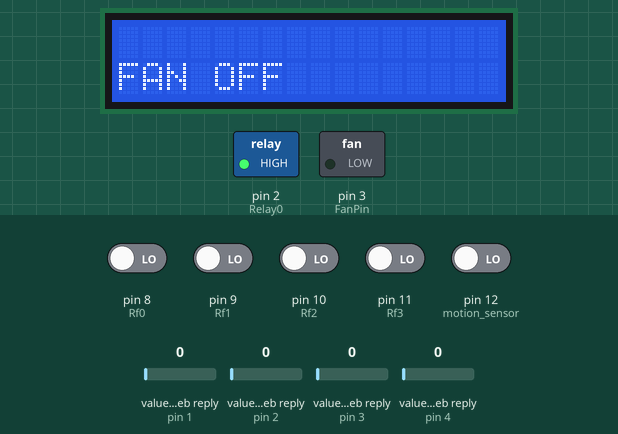
The sketch below on a simulated Arduino Mega 2560, built with avr-gcc and run on an emulated ATmega2560. On the bench: 16×2 character LCD, switched loads named in the sketch (green lamp = pin HIGH). The test bench sets the inputs (shaded band); at power-on: pin 8 (Rf0), pin 9 (Rf1), pin 10 (Rf2), pin 11 (Rf3), pin 12 (motion_sensor) LOW, value in the web reply (sensors on pin 1, pin 2, pin 3, pin 4) 0. Uploads are accepted with an empty reply; web services answer with replies made up by the test bench.

Above: at 8.3 s.
8.4 s: pin 9 (Rf1) driven HIGH
At 9.6 s:
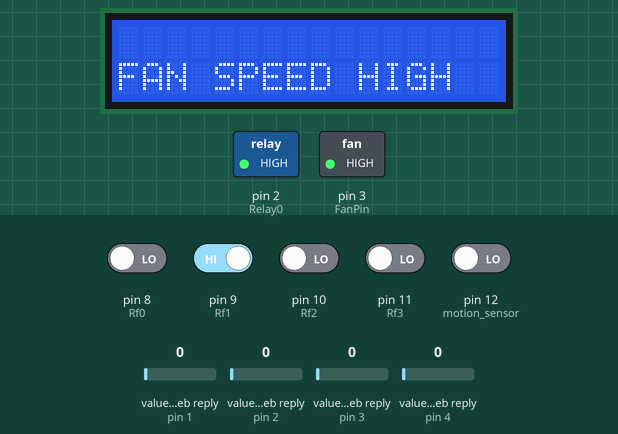
15.8 s: pin 8 (Rf0) driven HIGH
At 17.7 s:
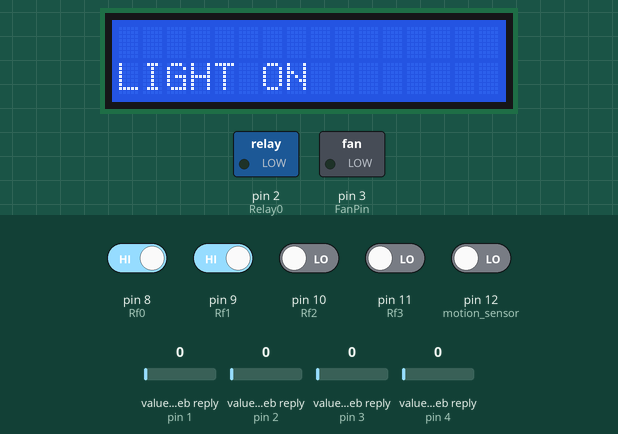
22.4 s: value in the web reply (sensor on pin 1) set to 3
At 26.93 s:
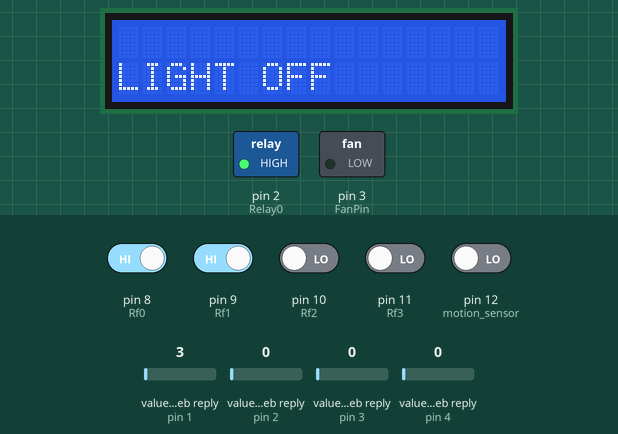
28.3 s: value in the web reply (sensor on pin 2) set to 2
At 32.55 s:
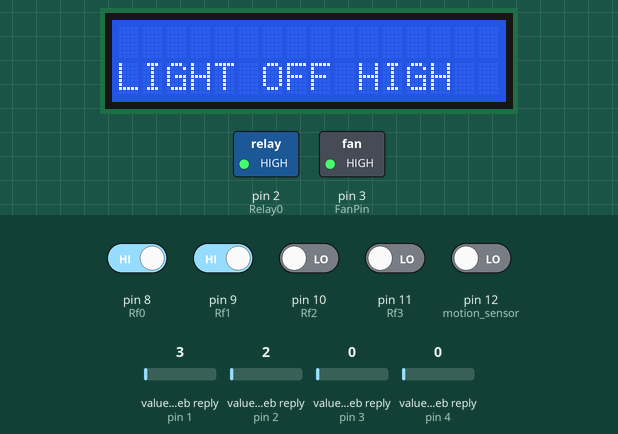
34.1 s: pin 10 (Rf2) driven HIGH
At 36.4 s:
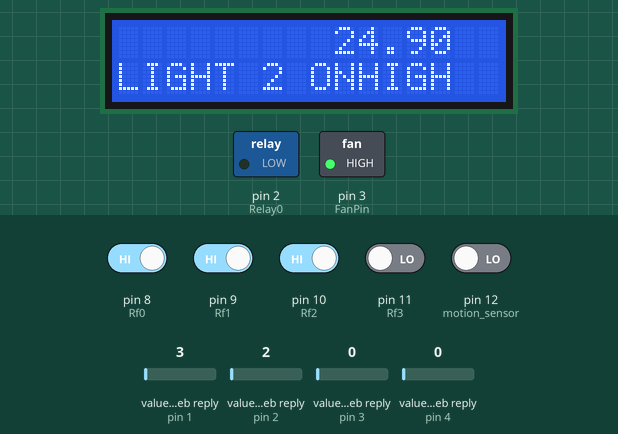
41.5 s: value in the web reply (sensor on pin 3) set to 2
At 46.4 s:
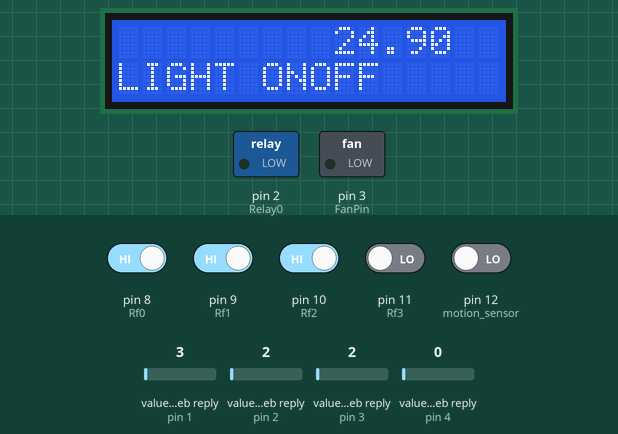
Timing chart, 0 to 49.0 s (numbered marks = the images above; inputs shaded):
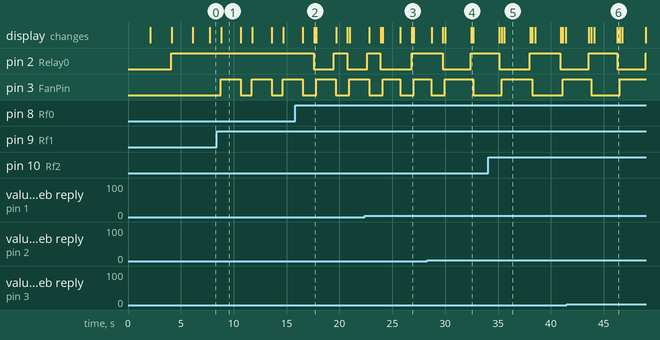

Measured:
- the behaviour switches between 1 and 2 on value in the web reply (sensor on pin 1) (found by bisection; images 2 and 3)
- after the input at 8.4 s, pin 3 (FanPin): alternates HIGH for 1.9 s and LOW for 1.1 s, starting after 0.39 s; the display: changes after 0.40 s (image 1)
- after the input at 15.8 s, pin 2 (Relay0): HIGH → LOW after 1.8 s, → HIGH 1.9 s later, → LOW 1.3 s later; the display: first differs from a run without the input after 1.8 s (image 2)
- after the input at 34.1 s, the display: first differs from a run without the input after 1.5 s (image 5)
- what the display in image 1 shows lasts 1.9 s, from 8.8 s to 10.7 s
- what the display in image 5 shows lasts 2.4 s, from 35.6 s to 38.0 s

The sketch:

Main.ino
```cpp
#include "WiFiEsp.h"
#include "secrets.h"
#include "ThingSpeak.h"
#include <Wire.h>
#include <LiquidCrystal_I2C.h>
#include <ArduinoHttpClient.h>

// Network credentials
char ssid[] = SECRET_SSID;
char pass[] = SECRET_PASS;

// ESP8266 communication
WiFiEspClient espClient;
HttpClient client = HttpClient(espClient, "192.168.x.x", 5000);  // Replace with Flask server IP and port

#ifndef HAVE_HWSERIAL1
#include "SoftwareSerial.h"
SoftwareSerial Serial1(6, 7);  // RX, TX for SoftwareSerial
#define ESP_BAUDRATE 19200
#else
#define ESP_BAUDRATE 115200
#endif

// ThingSpeak credentials
unsigned long counterChannelNumber = SECRET_CH_ID_COUNTER;
const char *myCounterReadAPIKey = SECRET_READ_APIKEY_COUNTER;
unsigned int counterFieldNumber1 = 1;
unsigned int counterFieldNumber2 = 2;
unsigned int counterFieldNumber3 = 3;
unsigned int counterFieldNumber4 = 4;

#define ADC_VREF_mV 5000.0
#define ADC_RESOLUTION 1024.0
#define PIN_LM35 A0  // Temperature sensor (LM35) pin

// LCD initialization
LiquidCrystal_I2C lcd(0x27, 16, 2);

// Relays and RF pins
const int Relay0 = 2;  // For light
const int FanPin = 3;  // For fan (using PWM)
const int Relay2 = 4, Relay3 = 5;
const int Rf0 = 8, Rf1 = 9, Rf2 = 10, Rf3 = 11;
const int motion_sensor = 12;

// Variables
int motion_data, Rf0_Read, Rf1_Read, Rf2_Read, Rf3_Read;
int lightState;  // 0 = off, 1 = on
int fanSpeed = 0;  // This will track the current fan speed
bool manualOverride = false;
float tempC;
int tp = 0;
float lastTempC = 0;
int lastMotionData = 0;

void setup() {
  lcd.init();
  lcd.backlight();
  lcd.setCursor(0, 0);
  lcd.print("Home Automation");
  delay(2000);
  lcd.clear();
  lcd.setCursor(0, 0);
  lcd.print("Samson Ajadalu");
  lcd.setCursor(0, 1);
  lcd.print("ENG1704075");
  delay(2000);

  pinMode(Relay0, OUTPUT);
  pinMode(FanPin, OUTPUT);  // Fan is controlled by PWM on pin 3
  pinMode(Rf0, INPUT);
  pinMode(Rf1, INPUT);
  pinMode(Rf2, INPUT);
  pinMode(Rf3, INPUT);
  pinMode(motion_sensor, INPUT);

  digitalWrite(Relay0, HIGH);  // Turn off light initially
  analogWrite(FanPin, 0);      // Turn off fan initially (PWM = 0)

  Serial.begin(115200);

  WiFi.init(&Serial1);
  if (WiFi.status() == WL_NO_SHIELD) {
    lcd.setCursor(0, 1);
    lcd.print("No WiFi Shield");
  } else {
    lcd.setCursor(0, 1);
    lcd.print("WiFi Found");
    ThingSpeak.begin(espClient);
  }
  delay(2000);
  lcd.clear();
}

void loop() {
  // Read temperature from LM35 sensor
  if (tp == 10) {
    int adcVal = analogRead(PIN_LM35);
    float milliVolt = adcVal * (ADC_VREF_mV / ADC_RESOLUTION);
    tempC = milliVolt / 10;
    lcd.setCursor(9, 0);
    lcd.print(tempC);
    tp = 0;
  }

  // Read RF inputs and motion sensor
  motion_data = digitalRead(motion_sensor);
  Rf0_Read = digitalRead(Rf0);
  Rf1_Read = digitalRead(Rf1);
  Rf2_Read = digitalRead(Rf2);
  Rf3_Read = digitalRead(Rf3);

  // Handle manual override from RF remote or app
  handleRemoteControl();

  // Check ThingSpeak for manual override commands
  checkThingSpeakManualOverride();  // Check for any manual override from ThingSpeak

  // Read actual states from the relays (fan speed from PWM and light state from digital pin)
  lightState = (digitalRead(Relay0) == LOW) ? 1 : 0; // 1 if light is on, 0 if off

  // Check environmental changes and send to AI if manualOverride is not true
  if (!manualOverride && hasEnvironmentChanged(tempC, motion_data)) {
    sendDataToAI(tempC, motion_data, lightState, fanSpeed);
    String ai_action = getAIAction();  // Get the action from Flask/AI
    executeAIAction(ai_action);        // Perform the action
  }

  // Reset manualOverride flag after the AI takes control
  manualOverride = false;

  tp++;
  delay(100);  // Small delay for stability

  // Write data to ThingSpeak
  ThingSpeak.setField(1, lightState);
  ThingSpeak.setField(2, fanSpeed);
  ThingSpeak.setField(3, motion_data);
  ThingSpeak.setField(4, tempC);
  int responseCode = ThingSpeak.writeFields(counterChannelNumber, myCounterReadAPIKey);
  if (responseCode != 200) {
    lcd.setCursor(0, 1);
    lcd.print("ThingSpeak Error");
  }
}

// Send current data to AI (temperature, motion, and current relay states)
void sendDataToAI(float tempC, int motion_data, int lightState, int fanSpeed) {
  String postData = "{\"temperature\": " + String(tempC) + ", \"motion\": " + String(motion_data) +
                    ", \"lightState\": " + String(lightState) + ", \"fanSpeed\": " + String(fanSpeed) + "}";
  client.beginRequest();
  client.post("/api/environment");
  client.sendHeader("Content-Type", "application/json");
  client.sendHeader("Content-Length", postData.length());
  client.beginBody();
  client.print(postData);
  client.endRequest();
}

// Notify AI about manual override along with the current environmental data
void sendManualOverrideToAI() {
  String postData = "{\"manualOverride\": true, \"temperature\": " + String(tempC) +
                    ", \"motion\": " + String(motion_data) + ", \"lightState\": " + String(lightState) +
                    ", \"fanSpeed\": " + String(fanSpeed) + "}";
  client.beginRequest();
  client.post("/api/manual_override");
  client.sendHeader("Content-Type", "application/json");
  client.sendHeader("Content-Length", postData.length());
  client.beginBody();
  client.print(postData);
  client.endRequest();
}

// Get the AI's recommended action from Flask
String getAIAction() {
  client.get("/api/get_action");
  int statusCode = client.responseStatusCode();
  if (statusCode == 200) {
    String response = client.responseBody();
    return response;  // Example return, this will be AI's action
  }
  return "";
}

// Execute AI's action (turn relays on or off)
void executeAIAction(String action) {
  if (action == "turn_on_fan_low") {
    setFanSpeed(125);  // Set fan to low speed (PWM = 125)
  } else if (action == "turn_on_fan_high") {
    setFanSpeed(255);  // Set fan to high speed (PWM = 255)
  } else if (action == "turn_off_fan") {
    setFanSpeed(0);    // Turn off fan (PWM = 0)
  } else if (action == "turn_on_light") {
    digitalWrite(Relay0, LOW);  // Turn on light
  } else if (action == "turn_off_light") {
    digitalWrite(Relay0, HIGH); // Turn off light
  }

  delay(10000);  // Wait for 10 seconds to let the environment adjust

  // Record the current environmental state after action
  float currTemp = tempC;  // Update the current temperature
  int currMotion = motion_data;  // Detect motion (1 = motion, 0 = no motion)
  int currLightState = (digitalRead(Relay0) == LOW) ? 1 : 0;  // Get current light state (1 = on, 0 = off)
  int currFanSpeed = fanSpeed;  // Get current fan speed (PWM value)

  // Send the current environmental data and action back to Flask for reward calculation
  sendRewardDataToFlask(currTemp, currMotion, currLightState, currFanSpeed, action);
}

// Send previous and current states to Flask for reward calculation
void sendRewardDataToFlask(float currTemp, int currMotion, int currLightState, int currFanSpeed, String action) {
  String postData = "{\"currTemp\": " + String(currTemp) +
                    ", \"currMotion\": " + String(currMotion) +
                    ", \"currLightState\": " + String(currLightState) +
                    ", \"currFanSpeed\": " + String(currFanSpeed) +
                    ", \"action\": \"" + action + "\"}";

  client.beginRequest();
  client.post("/api/calculate_reward");
  client.sendHeader("Content-Type", "application/json");
  client.sendHeader("Content-Length", postData.length());
  client.beginBody();
  client.print(postData);
  client.endRequest();
}

// Set the fan speed using PWM (0 = off, 125 = low speed, 255 = high speed)
void setFanSpeed(int speed) {
  analogWrite(FanPin, speed);  // Set PWM output to control fan speed
  fanSpeed = speed;  // Update the current fan speed

  lcd.setCursor(0, 1);  // Move cursor to line 1 for displaying fan status
  if (speed == 0) {
    lcd.print("FAN OFF       ");  // Clear leftover text by adding spaces
  } else if (speed == 125) {
    lcd.print("FAN SPEED LOW ");  // Display low speed
  } else if (speed == 255) {
    lcd.print("FAN SPEED HIGH");  // Display high speed
  }

  delay(50);  // Small delay for stability
}

// Check if there are manual override commands on ThingSpeak
// Check if there are manual override commands on ThingSpeak
// Check if there are manual override commands on ThingSpeak
void checkThingSpeakManualOverride() {
  // Read all the fields from the ThingSpeak channel at once
  int lightSpeak = ThingSpeak.readFloatField(counterChannelNumber, counterFieldNumber1, myCounterReadAPIKey);
  int fanSpeak = ThingSpeak.readFloatField(counterChannelNumber, counterFieldNumber2, myCounterReadAPIKey);
  int Light2Speak = ThingSpeak.readFloatField(counterChannelNumber, counterFieldNumber3, myCounterReadAPIKey);
  int SocketSpeak = ThingSpeak.readFloatField(counterChannelNumber, counterFieldNumber4, myCounterReadAPIKey);

  // Check if the ThingSpeak read was successful (ThingSpeak returns NaN for failed reads)
  if (isnan(lightSpeak) || isnan(fanSpeak) || isnan(Light2Speak) || isnan(SocketSpeak)) {
    lcd.setCursor(0, 1);
    lcd.print("ThingSpeak Error");
    return;
  }

  // Check for light override
  if (lightSpeak == 1) {
    digitalWrite(Relay0, LOW);  // Turn on light
    manualOverride = true;      // Set manual override to true
    sendManualOverrideToAI();   // Notify AI about manual override
  } else if (lightSpeak == 0) {
    digitalWrite(Relay0, HIGH); // Turn off light
    manualOverride = true;      // Set manual override to true
    sendManualOverrideToAI();   // Notify AI about manual override
  }
  lightState = (digitalRead(Relay0) == LOW) ? 1 : 0; // 1 if light is on, 0 if off

  // Check for fan override
  if (fanSpeak == 255) {
    setFanSpeed(255);  // Set fan to high speed
    manualOverride = true;   // Set manual override to true
    sendManualOverrideToAI();   // Notify AI about manual override
  } else if (fanSpeak == 0) {
    setFanSpeed(0);    // Turn off fan
    manualOverride = true;   // Set manual override to true
    sendManualOverrideToAI();   // Notify AI about manual override
  }

  // Check for Light2Speak override
  if (Light2Speak == 1) {
    digitalWrite(Relay2, LOW);  // Turn on light 2
    manualOverride = true;
    sendManualOverrideToAI();   // Notify AI about manual override
  } else if (Light2Speak == 0) {
    digitalWrite(Relay2, HIGH);  // Turn off light 2
    manualOverride = true;
    sendManualOverrideToAI();   // Notify AI about manual override
  }

  // Check for SocketSpeak override
  if (SocketSpeak == 1) {
    digitalWrite(Relay3, LOW);  // Turn on socket
    manualOverride = true;
    sendManualOverrideToAI();   // Notify AI about manual override
  } else if (SocketSpeak == 0) {
    digitalWrite(Relay3, HIGH);  // Turn off socket
    manualOverride = true;
    sendManualOverrideToAI();   // Notify AI about manual override
  }
}


// Handle the ThingSpeak control for lights and fan
void handleThingSpeakControl(int lightSpeak, int fanSpeak, int Light2Speak, int SocketSpeak) {
  // Light control
  if (lightSpeak == 1) {
    digitalWrite(Relay0, LOW);
  } else if (lightSpeak == 0) {
    digitalWrite(Relay0, HIGH);
  }

  // Fan control
  if (fanSpeak == 255) {
    setFanSpeed(255);
  } else if (fanSpeak == 0) {
    setFanSpeed(0);
  }

  // Additional logic for Relay2 and Relay3 (if needed for your application)
  if (Light2Speak == 1) {
    digitalWrite(Relay2, LOW);
  } else if (Light2Speak == 0) {
    digitalWrite(Relay2, HIGH);
  }

  if (SocketSpeak == 1) {
    digitalWrite(Relay3, LOW);
  } else if (SocketSpeak == 0) {
    digitalWrite(Relay3, HIGH);
  }

  manualOverride = true;
  sendManualOverrideToAI();
}

// Remote control handler for light and fan
void handleRemoteControl() {
  if (Rf0_Read == HIGH) {
    digitalWrite(Relay0, !digitalRead(Relay0));
    lcd.setCursor(0, 1);
    lcd.print(digitalRead(Relay0) == LOW ? "LIGHT ON" : "LIGHT OFF");
    manualOverride = true;
    sendManualOverrideToAI();
  }

  if (Rf1_Read == HIGH) {
    setFanSpeed(fanSpeed > 0 ? 0 : 255);
    manualOverride = true;
    sendManualOverrideToAI();
  }

  if (Rf2_Read == HIGH) {
    digitalWrite(Relay2, !digitalRead(Relay2));
    lcd.setCursor(0, 1);
    lcd.print(digitalRead(Relay2) == LOW ? "LIGHT 2 ON" : "LIGHT 2 OFF");
    manualOverride = true;
    sendManualOverrideToAI();
  }

  if (Rf3_Read == HIGH) {
    digitalWrite(Relay3, !digitalRead(Relay3));
    lcd.setCursor(0, 1);
    lcd.print(digitalRead(Relay3) == LOW ? "SOCKET ON" : "SOCKET OFF");
    manualOverride = true;
    sendManualOverrideToAI();
  }

  delay(200);  // Small debounce delay for RF input
}

// Check if environmental conditions (temperature or motion) have changed
bool hasEnvironmentChanged(float tempC, int motion_data) {
  bool tempChanged = abs(tempC - lastTempC) > 0.5;  // Update if temperature changes more than 0.5°C
  bool motionChanged = motion_data != lastMotionData;

  lastTempC = tempC;
  lastMotionData = motion_data;

  return tempChanged || motionChanged;
}
```

secrets.h
```cpp
// file to store all of the private credentials
// and connection details

#define SECRET_SSID ""        // replace with your WiFi network name
#define SECRET_PASS ""        // replace with your WiFi password

#define SECRET_CH_ID_WEATHER_STATION 0              // replace with your MathWorks weather station ID

#define SECRET_CH_ID_COUNTER 0                      // replace with your Test channel ID
#define SECRET_READ_APIKEY_COUNTER ""               // replace with your API Key for Test channel
```
